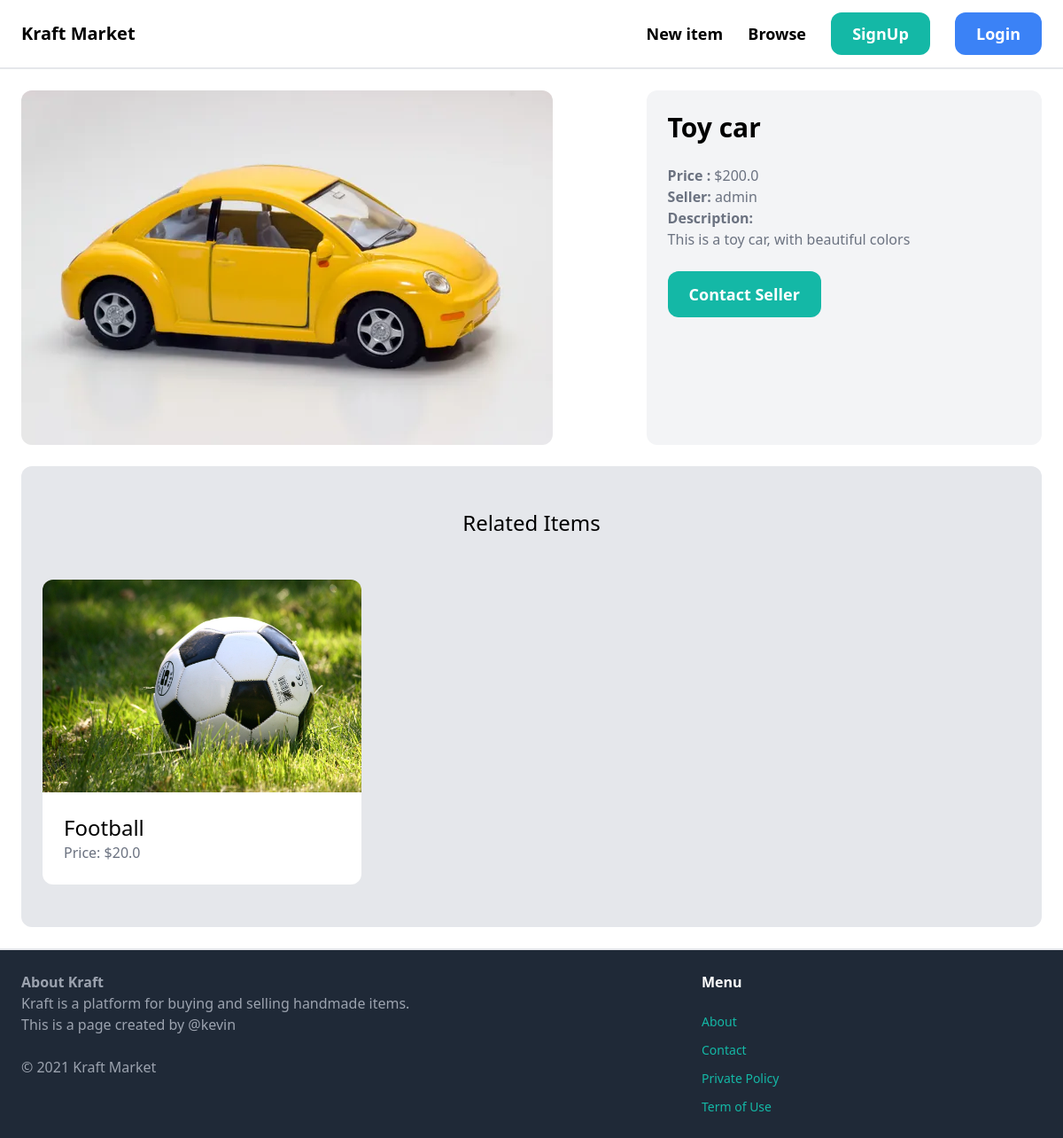
/item/2/, run on the app's committed database.
### item/models.py (models this page shows, shortened)
class Item(models.Model): # this is the item model
    Category = models.ForeignKey(Category, related_name='items', on_delete=models.CASCADE) # this is the category of the item, also gets the items that belongs to the specific category, and when the category is deleted, the items will also be deleted, this is the relationship between the category and the item
    name = models.CharField(max_length=255) # this is the name of the item
    description = models.TextField(blank=True, null=True) # this is the description of the item
    price = models.FloatField() # this is the price of the item
    image = models.ImageField(upload_to='item_images', blank=True, null=True) # this is the image of the item
    is_sold = models.BooleanField(default=False) # this is the status of the item
    created_by = models.ForeignKey(User, related_name='items', on_delete=models.CASCADE) #this is the user who created the item, also gets the items that belongs to the specific user, and when the user is deleted, the items will also be deleted, this is the relationship between the user and the item
    created_at = models.DateTimeField(auto_now_add=True) # this is the date and time the item was created
    class Meta:
        ordering = ['name']

### item/views.py (the view)
# urls.py: path('<int:pk>/', views.detail, name='detail'),    # this is the detail view that will render the detail.html template for each item
def detail(request, pk):
    item = get_object_or_404(Item, pk=pk)
    related_items = Item.objects.filter(Category=item.Category, is_sold=False).exclude(pk=pk)[0:3]
    return render(request, 'item/detail.html', {'item': item , 'related_items': related_items})

### item/templates/item/detail.html (shortened to what this page needs)
{% extends 'core/base.html' %}
{% block content %}
    <div class="grid grid-cols-5 gap-6">
        <div class="col-span-3 ">
            {% if item.image %}
            <img src="{{ item.image.url }}" alt="{{ item.name }}" class="rounded-xl">
            {% endif %}
        </div>
        <div class="col-span-2 p-6 bg-gray-100 rounded-xl">
            <h1 class="text-3xl font-semibold mb-6">{{ item.name }}</h1>
            <p class="text-gray-500"><strong>Price :</strong> ${{ item.price }}</p>
            <p class="text-gray-500"><strong>Seller:</strong> {{ item.created_by.username }}</p>
            {% if item.description %}
            <p class="text-gray-500"><strong>Description:</strong><br>
             {{ item.description }}
            </p>
            {% endif %}
            <a href="#" class="inline-block mt-6 px-6 py-3 text-lg font-semibold bg-teal-500 text-white rounded-xl hover:bg-teal-700 ">Contact Seller</a>
        </div>
    </div>
    <div class="mt-6 px-6 py-12 bg-gray-200 rounded-xl">
        <h2 class="mb-12 text-center text-2xl">
            Related Items
        </h2>
        <div class="grid grid-cols-3 gap-3">
            {% for item in related_items %}
                <div class="">
                    <a href="{% url 'item:detail' item.id %}">
                        <div>
                            {%  if item.image %}
                            <img src="{{ item.image.url }}" alt="{{ item.title }}" class="rounded-t-xl">
                        </div>
                        {% endif %}
                        <div class="p-6 bg-white rounded-b-xl">
                            <h3 class="text-2xl "> {{ item.name }}</h3>
                            <p class="text-gray-500">Price: ${{ item.price }}</p>
                        </div>
                    </a>
                </div>
            {% endfor %}
        </div>
    </div>
{% endblock %}

### data on the page
Item: image (picture), name "Toy car", price "200.0", created_by.username "admin", description "This is a toy car, with beautiful colors"
Item: image (picture), name "Football", price "20.0"
